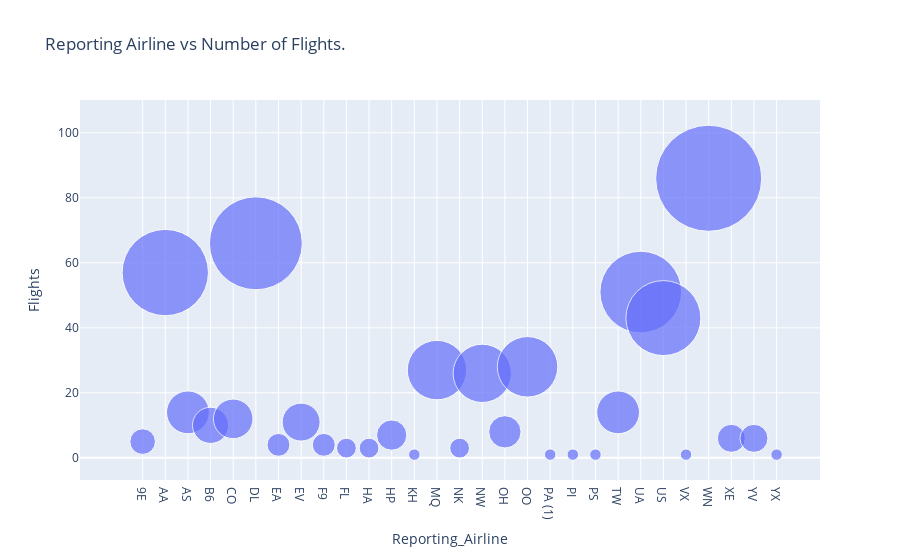

The notebook cell this image was saved under:
### Code cell
## Write your code here
# fig = px.scatter(bub_data, x="City", y="Numberofcrimes", size="Numberofcrimes",
                 # hover_name="City", title='Crime Statistics', size_max=60)
fig = px.scatter(bub_data,  
                 x= 'Reporting_Airline', 
                 y = 'Flights', 
                 size = 'Flights', 
                 hover_name ='Reporting_Airline', 
                 title = 'Reporting Airline vs Number of Flights.',
                 size_max = 75
                )
fig.show()

### Figure 1 — Plotly figure (JSON) as saved in the notebook; plotly's stock layout.template omitted (floating-point values rounded to 4 significant figures)
{"data": [{"hovertemplate": "<b>%{hovertext}</b><br><br>Reporting_Airline=%{x}<br>Flights=%{marker.size}<extra></extra>", "hovertext": ["9E", "AA", "AS", "B6", "CO", "DL", "EA", "EV", "F9", "FL", "HA", "HP", "KH", "MQ", "NK", "NW", "OH", "OO", "PA (1)", "PI", "PS", "TW", "UA", "US", "VX", "WN", "XE", "YV", "YX"], "legendgroup": "", "marker": {"color": "#636efa", "size": [5, 57, 14, 10, 12, 66, 4, 11, 4, 3, 3, 7, 1, 27, 3, 26, 8, 28, 1, 1, 1, 14, 51, 43, 1, 86, 6, 6, 1], "sizemode": "area", "sizeref": 0.01529, "symbol": "circle"}, "mode": "markers", "name": "", "orientation": "v", "showlegend": false, "type": "scatter", "x": ["9E", "AA", "AS", "B6", "CO", "DL", "EA", "EV", "F9", "FL", "HA", "HP", "KH", "MQ", "NK", "NW", "OH", "OO", "PA (1)", "PI", "PS", "TW", "UA", "US", "VX", "WN", "XE", "YV", "YX"], "xaxis": "x", "y": [5, 57, 14, 10, 12, 66, 4, 11, 4, 3, 3, 7, 1, 27, 3, 26, 8, 28, 1, 1, 1, 14, 51, 43, 1, 86, 6, 6, 1], "yaxis": "y"}], "layout": {"autosize": true, "legend": {"itemsizing": "constant", "tracegroupgap": 0}, "title": {"text": "Reporting Airline vs Number of Flights."}, "xaxis": {"anchor": "y", "autorange": true, "domain": [0, 1], "range": [-3.53, 30.18], "title": {"text": "Reporting_Airline"}, "type": "category"}, "yaxis": {"anchor": "x", "autorange": true, "domain": [0, 1], "range": [-17.43, 150.2], "title": {"text": "Flights"}, "type": "linear"}}}
